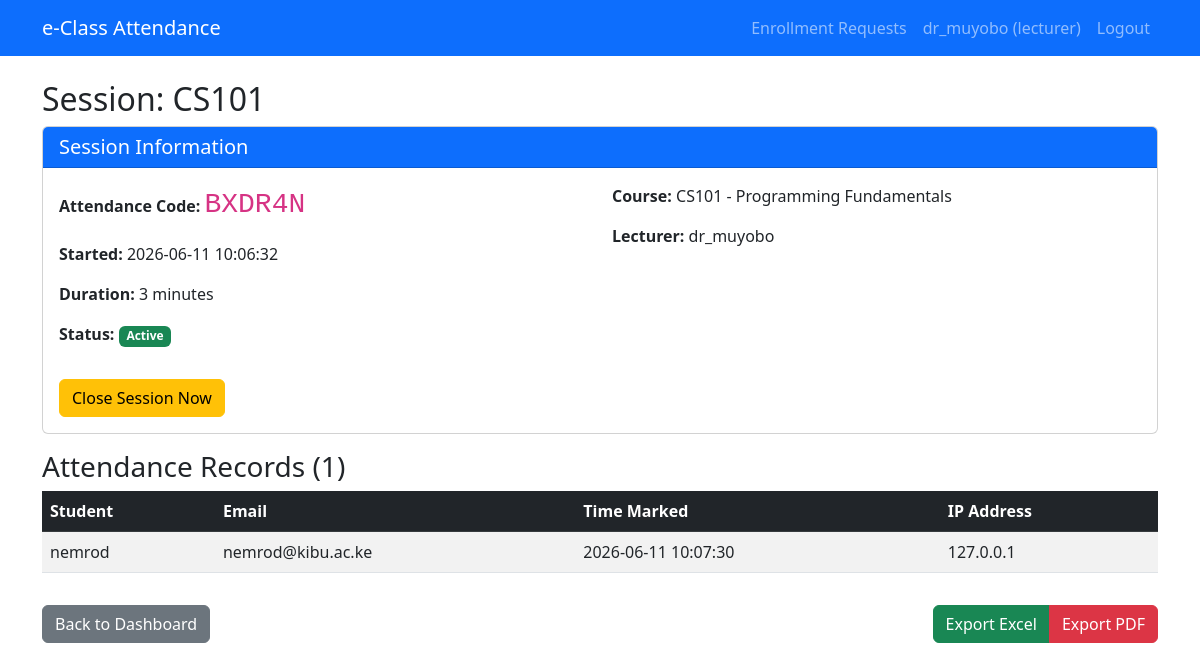
The page /session/8/ (signed in) on the database its author committed.
### attendance/models.py (models this page shows, shortened)
class User(AbstractUser):
    ROLE_CHOICES = (
        ('student', 'Student'),
        ('lecturer', 'Lecturer'),
        ('admin', 'Faculty Admin'),
    )
    role = models.CharField(max_length=20, choices=ROLE_CHOICES, default='student')
    phone = models.CharField(max_length=15, blank=True)
    email = models.EmailField(blank=True, null=True)

class AttendanceSession(models.Model):
    SESSION_TYPE_CHOICES = (
        ('physical', '🏢 Physical (In-Person with Location)'),
        ('online', '💻 Online (Virtual - Code Only)'),
    )
    course = models.ForeignKey(Course, on_delete=models.CASCADE)
    lecturer = models.ForeignKey(User, on_delete=models.CASCADE)
    date = models.DateField(default=timezone.now)
    start_time = models.DateTimeField(default=timezone.now)
    end_time = models.DateTimeField(null=True, blank=True)
    code = models.CharField(max_length=10, unique=True, blank=True)
    is_active = models.BooleanField(default=True)
    duration_minutes = models.PositiveIntegerField(default=15)
    session_type = models.CharField(max_length=20, choices=SESSION_TYPE_CHOICES, default='physical')
    latitude = models.DecimalField(max_digits=9, decimal_places=6, null=True, blank=True)
    longitude = models.DecimalField(max_digits=9, decimal_places=6, null=True, blank=True)
    allowed_radius = models.PositiveIntegerField(default=100, help_text="Allowed radius in meters")
    require_location = models.BooleanField(default=False, help_text="Require GPS verification for physical classes")
    meeting_link = models.URLField(blank=True, help_text="Optional: Google Meet/Zoom/Teams link")

class Course(models.Model):
    code = models.CharField(max_length=20, unique=True)
    name = models.CharField(max_length=100)
    lecturer = models.ForeignKey(User, on_delete=models.SET_NULL, null=True, limit_choices_to={'role': 'lecturer'})
    students = models.ManyToManyField(User, related_name='courses', limit_choices_to={'role': 'student'})
    enrollment_open = models.BooleanField(default=True)
    auto_approve = models.BooleanField(default=False)
    description = models.TextField(blank=True)
    capacity = models.PositiveIntegerField(default=0)
    prerequisites = models.ManyToManyField('self', symmetrical=False, blank=True)

class AttendanceRecord(models.Model):
    session = models.ForeignKey(AttendanceSession, on_delete=models.CASCADE, related_name='records')
    student = models.ForeignKey(User, on_delete=models.CASCADE, limit_choices_to={'role': 'student'})
    timestamp = models.DateTimeField(auto_now_add=True)
    ip = models.GenericIPAddressField(blank=True, null=True)
    latitude = models.DecimalField(max_digits=9, decimal_places=6, null=True, blank=True)
    longitude = models.DecimalField(max_digits=9, decimal_places=6, null=True, blank=True)
    class Meta:
        unique_together = ('session', 'student')

### attendance/views.py (the view)
# urls.py: path('session/<int:session_id>/', views.session_detail, name='session_detail'),
@login_required
def session_detail(request, session_id):
    session = get_object_or_404(AttendanceSession, id=session_id, lecturer=request.user)
    if request.method == 'POST' and 'close' in request.POST:
        session.close()
        log_action(request.user, f'Closed session {session.code}', request)
        messages.success(request, 'Session closed')
        return redirect('session_detail', session.id)
    return render(request, 'attendance/session_detail.html', {'session': session, 'records': session.records.all()})

### attendance/templates/attendance/session_detail.html (shortened to what this page needs)
{% extends 'base.html' %}
{% block content %}
<h2>Session: {{ session.course.code }}</h2>
<div class="card mb-3">
    <div class="card-header bg-primary text-white">
        <h5 class="mb-0">Session Information</h5>
    </div>
    <div class="card-body">
        <div class="row">
            <div class="col-md-6">
                <p><strong>Attendance Code:</strong> <code class="fs-3">{{ session.code }}</code></p>
                <p><strong>Started:</strong> {{ session.start_time|date:"Y-m-d H:i:s" }}</p>
                <p><strong>Duration:</strong> {{ session.duration_minutes }} minutes</p>
                <p><strong>Status:</strong>
                    {% if session.is_active %}
                        <span class="badge bg-success">Active</span>
                    {% else %}
                        <span class="badge bg-secondary">Closed</span>
                    {% endif %}
                </p>
            </div>
            <div class="col-md-6">
                <p><strong>Course:</strong> {{ session.course.code }} - {{ session.course.name }}</p>
                <p><strong>Lecturer:</strong> {{ session.lecturer.username }}</p>
            </div>
        </div>
        {% if session.is_active %}
        <form method="post" class="mt-3">
            <button type="submit" name="close" class="btn btn-warning">Close Session Now</button>
        </form>
        {% endif %}
    </div>
</div>
<h3>Attendance Records ({{ records|length }})</h3>
<div class="table-responsive">
    <table class="table table-striped table-hover">
        <thead class="table-dark">
            <tr>
                <th>Student</th>
                <th>Email</th>
                <th>Time Marked</th>
                <th>IP Address</th>
            </tr>
        </thead>
        <tbody>
            {% for record in records %}
            <tr>
                <td>{{ record.student.username }}</td>
                <td>{{ record.student.email }}</td>
                <td>{{ record.timestamp|date:"Y-m-d H:i:s" }}</td>
                <td>{{ record.ip|default:"N/A" }}</td>
            </tr>
            {% empty %}
            <tr>
                <td colspan="4" class="text-center">No students have marked attendance yet.</td>
            </tr>
            {% endfor %}
        </tbody>
    </table>
</div>
<div class="mt-3">
    <a href="{% url 'dashboard' %}" class="btn btn-secondary">Back to Dashboard</a>
    {% if user.role == 'lecturer' %}
    <div class="btn-group float-end">
        <a href="{% url 'export_course_excel' session.course.id %}" class="btn btn-success">
             Export Excel
        </a>
        <a href="{% url 'export_course_pdf' session.course.id %}" class="btn btn-danger">
             Export PDF
        </a>
    </div>
    {% endif %}
</div>
{% endblock %}

### templates/base.html (shortened to what this page needs)
<!DOCTYPE html>
<html>
<head>
    <link href="https://cdn.jsdelivr.net/npm/bootstrap@5.3.0/dist/css/bootstrap.min.css" rel="stylesheet">
</head>
<body>
<nav class="navbar navbar-expand-lg navbar-dark bg-primary">
    <div class="container">
        <a class="navbar-brand" href="{% url 'dashboard' %}"> e-Class Attendance</a>
        <div class="collapse navbar-collapse" id="navbarNav">
            <ul class="navbar-nav ms-auto">
                {% if user.is_authenticated %}
                    {% if user.role == 'student' %}
                    <li class="nav-item">
                        <a class="nav-link" href="{% url 'browse_courses' %}">
                            <i class="fas fa-book"></i> Browse Courses
                        </a>
                    </li>
                    <li class="nav-item">
                        <a class="nav-link" href="{% url 'my_courses' %}">
                            <i class="fas fa-graduation-cap"></i> My Courses
                        </a>
                    </li>
                    {% elif user.role == 'lecturer' %}
                    <li class="nav-item">
                        <a class="nav-link" href="{% url 'manage_enrollments' %}">
                             Enrollment Requests
                        </a>
                    </li>
                    {% elif user.role == 'admin' %}
                    <li class="nav-item">
                        <a class="nav-link" href="{% url 'all_enrollments' %}">
                            <i class="fas fa-chart-line"></i> All Enrollments
                        </a>
                    </li>
                    {% endif %}
                    <li class="nav-item">
                        <span class="nav-link">{{ user.username }} ({{ user.role }})</span>
                    </li>
                    <li class="nav-item">
                        <a class="nav-link" href="{% url 'logout' %}">
                             Logout
                        </a>
                    </li>
                {% endif %}
            </ul>
        </div>
    </div>
</nav>
<div class="container mt-4">
    {% block content %}{% endblock %}
</div>
</body>
</html>

### rows shown on the page
User: username "dr_muyobo", role "lecturer"
AttendanceSession: course.code "CS101", code "BXDR4N", start_time "2026-06-11 10:06:32", duration_minutes "3", course.name "Programming Fundamentals", lecturer.username "dr_muyobo"
AttendanceRecord: student.username "nemrod", student.email "nemrod@kibu.ac.ke", timestamp "2026-06-11 10:07:30", ip "127.0.0.1"

### other values the page prints
{{ records|length }} "1"
